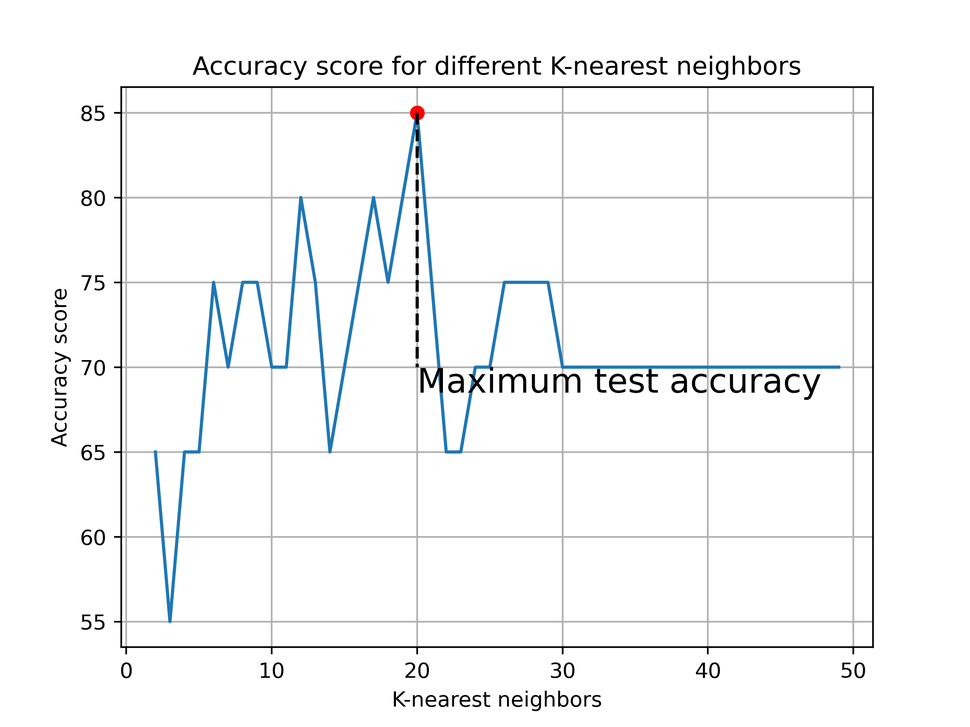
#> input picture testing/knn-LAPTOP-5L6O4U69.png, 970 x 727 px, shrunk from 2560 x 1920 before the run
$ python segmentation_histogram.py
#> lines starting #> are read from the running program, lines starting #| are printed output that depends on the picture; after the words box and inside, x2 and y2 are one past the last pixel; in counts of white or black regions, pixels touching at a corner belong together
import numpy as np
import matplotlib.pyplot as plt
from skimage.color import rgb2gray
from skimage import filters
from skimage import morphology
import os

#Change directory
os.chdir("..")
os.chdir("..")

n = int(input()) #Amount of images
#> the answer given: 3

brush = struct_el = morphology.disk(6)

for _ in range(n):

    #Read images
    file_img = input()
#> the answer given: testing/knn-LAPTOP-5L6O4U69.png
    file_name = file_img.strip(".png").split("\\")
    img = plt.imread(file_img)
#> img is the input picture: shape (727, 970, 4) float32; mean R, G, B, A 0.963, 0.967, 0.97, 1
    #Remove 4th channel of PNG image
    im = img[:,:,:3]

    #Make gray
    im = rgb2gray(im)*256
#> im: shape (727, 970) float32

    #Threshold for filtering
    threshold = filters.threshold_otsu(im)
#> threshold = 158.5

    #Mask
    mask = im < threshold
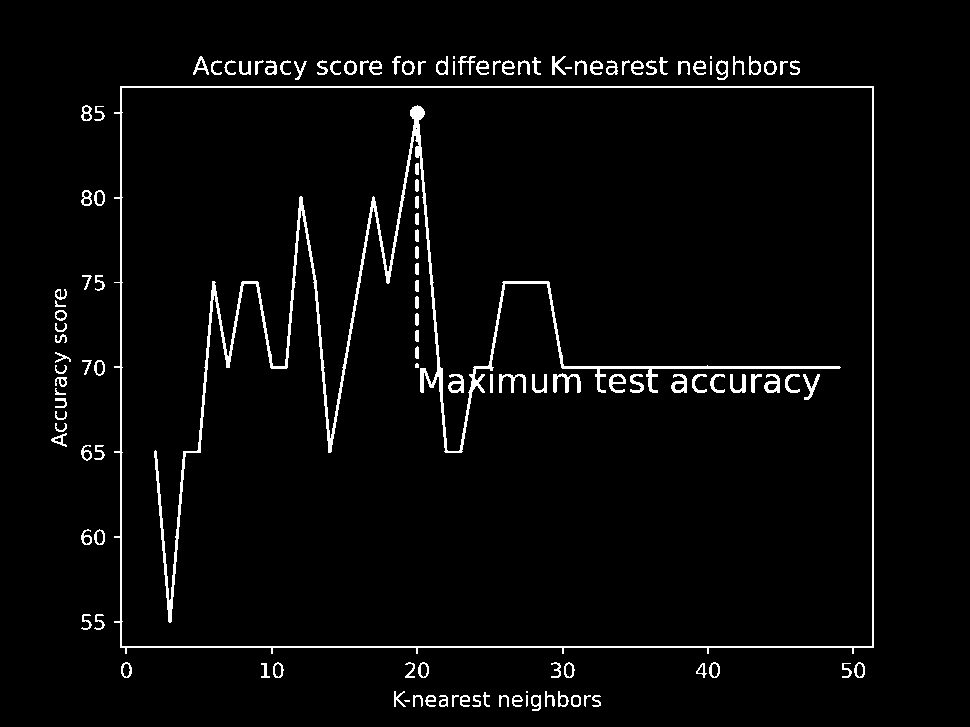
#> mask: shape (727, 970) bool; 3.3% white in thin lines or dots, all inside (x1, y1, x2, y2) = (51, 56, 874, 711)

    #Brush and cool stuff
    cool_mask = morphology.binary_opening(mask,brush)
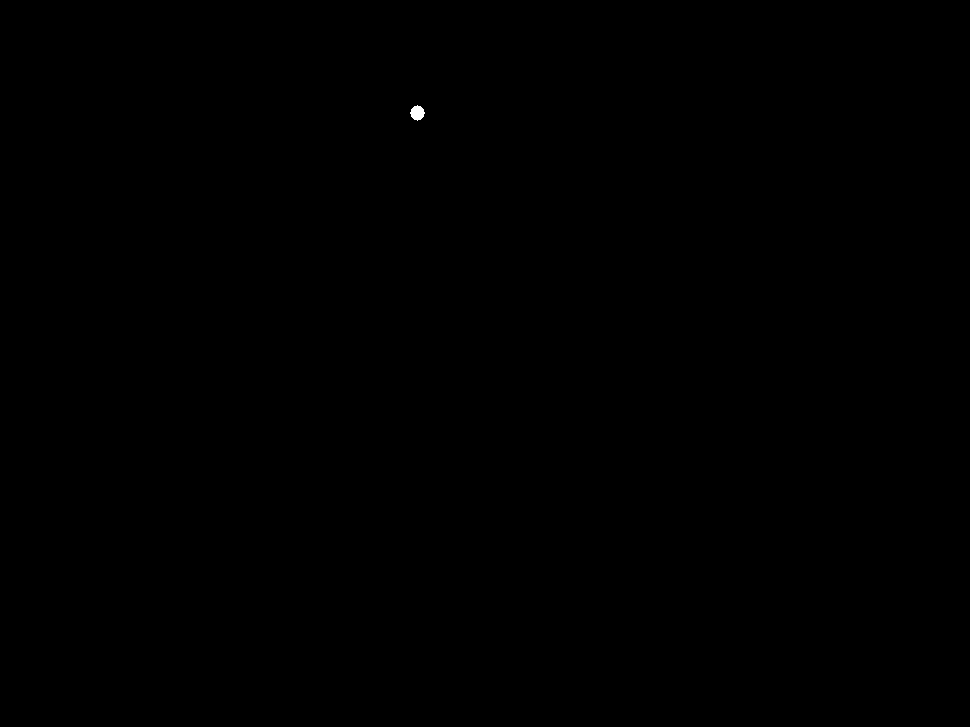
#> cool_mask: shape (727, 970) bool; 0.02% white; 1 white region, box (x1, y1, x2, y2) and area: (410, 105, 425, 121) 164

    #Filter mask off
    img_filtered = img[:,:,:3]
    img_filtered[cool_mask==0]=0

    img = plt.imread(file_img)

    #Plot as subplot and save
    fig,axes=plt.subplots(ncols=3,figsize=(15,9))
    axes[0].imshow(img)
    axes[1].imshow(img_filtered)
    axes[2].imshow(cool_mask,cmap="gray")
    axes[0].set_title("Original image")
    axes[1].set_title("Filtered image")
    axes[2].set_title("Mask")

    plt.savefig("src/Hakon testing/images/" +file_name[-1] +"_Original_Mask.png")
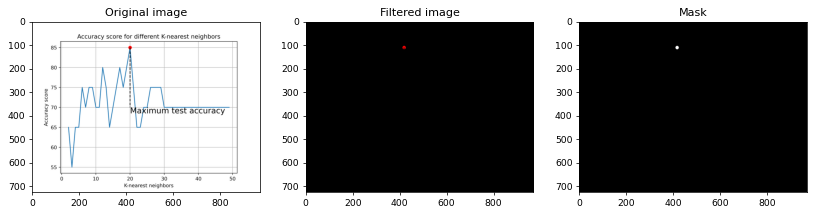
#> figure drawn by matplotlib, 3 panels
